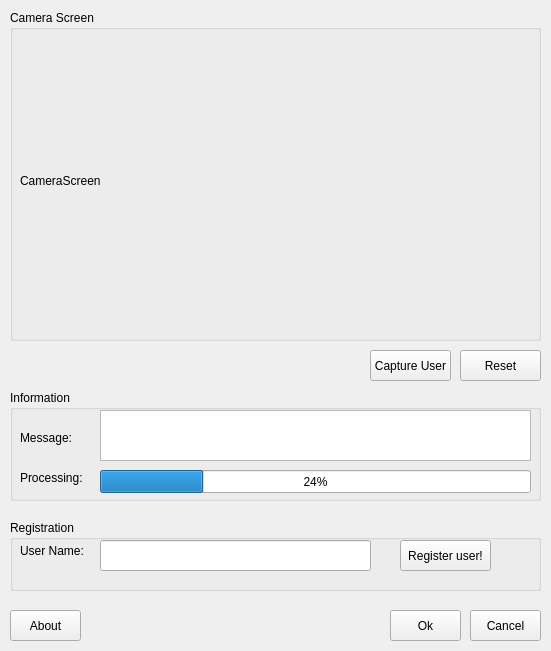
<?xml version="1.0" encoding="UTF-8"?>
<ui version="4.0">
  <class>RegisterFaceWindow</class>
  <widget class="QWidget" name="RegisterFaceWindow">
    <property name="windowModality">
      <enum>Qt::ApplicationModal</enum>
    </property>
    <property name="geometry">
      <rect>
        <x>0</x>
        <y>0</y>
        <width>551</width>
        <height>651</height>
      </rect>
    </property>
    <property name="windowTitle">
      <string>RegisterFaceWindow</string>
    </property>
    <widget class="QGroupBox" name="groupBox_2">
      <property name="geometry">
        <rect>
          <x>10</x>
          <y>520</y>
          <width>531</width>
          <height>71</height>
        </rect>
      </property>
      <property name="title">
        <string>Registration</string>
      </property>
      <widget class="QLineEdit" name="edt_user_name">
        <property name="geometry">
          <rect>
            <x>90</x>
            <y>20</y>
            <width>271</width>
            <height>31</height>
          </rect>
        </property>
      </widget>
      <widget class="QPushButton" name="btn_register_face_of_user">
        <property name="geometry">
          <rect>
            <x>390</x>
            <y>20</y>
            <width>91</width>
            <height>31</height>
          </rect>
        </property>
        <property name="text">
          <string>Register user!</string>
        </property>
      </widget>
      <widget class="QLabel" name="label">
        <property name="geometry">
          <rect>
            <x>10</x>
            <y>20</y>
            <width>71</width>
            <height>21</height>
          </rect>
        </property>
        <property name="text">
          <string>User Name:</string>
        </property>
      </widget>
    </widget>
    <widget class="QGroupBox" name="groupBox">
      <property name="geometry">
        <rect>
          <x>10</x>
          <y>10</y>
          <width>531</width>
          <height>331</height>
        </rect>
      </property>
      <property name="title">
        <string>Camera Screen</string>
      </property>
      <widget class="QLabel" name="camera_screen_register">
        <property name="geometry">
          <rect>
            <x>10</x>
            <y>20</y>
            <width>511</width>
            <height>301</height>
          </rect>
        </property>
        <property name="text">
          <string>CameraScreen</string>
        </property>
      </widget>
    </widget>
    <widget class="QGroupBox" name="groupBox_3">
      <property name="geometry">
        <rect>
          <x>10</x>
          <y>390</y>
          <width>531</width>
          <height>111</height>
        </rect>
      </property>
      <property name="title">
        <string>Information</string>
      </property>
      <widget class="QTextEdit" name="edt_message">
        <property name="geometry">
          <rect>
            <x>90</x>
            <y>20</y>
            <width>431</width>
            <height>51</height>
          </rect>
        </property>
      </widget>
      <widget class="QLabel" name="label_2">
        <property name="geometry">
          <rect>
            <x>10</x>
            <y>80</y>
            <width>71</width>
            <height>16</height>
          </rect>
        </property>
        <property name="text">
          <string>Processing: </string>
        </property>
      </widget>
      <widget class="QLabel" name="label_3">
        <property name="geometry">
          <rect>
            <x>10</x>
            <y>40</y>
            <width>71</width>
            <height>16</height>
          </rect>
        </property>
        <property name="text">
          <string>Message: </string>
        </property>
      </widget>
      <widget class="QProgressBar" name="pb_process">
        <property name="geometry">
          <rect>
            <x>90</x>
            <y>80</y>
            <width>431</width>
            <height>23</height>
          </rect>
        </property>
        <property name="value">
          <number>24</number>
        </property>
      </widget>
    </widget>
    <widget class="QPushButton" name="btn_open_register_face_window_2">
      <property name="geometry">
        <rect>
          <x>470</x>
          <y>610</y>
          <width>71</width>
          <height>31</height>
        </rect>
      </property>
      <property name="text">
        <string>Cancel</string>
      </property>
    </widget>
    <widget class="QPushButton" name="btn_open_register_face_window_5">
      <property name="geometry">
        <rect>
          <x>390</x>
          <y>610</y>
          <width>71</width>
          <height>31</height>
        </rect>
      </property>
      <property name="text">
        <string>Ok</string>
      </property>
    </widget>
    <widget class="QPushButton" name="btn_capture_image">
      <property name="geometry">
        <rect>
          <x>370</x>
          <y>350</y>
          <width>81</width>
          <height>31</height>
        </rect>
      </property>
      <property name="text">
        <string>Capture User</string>
      </property>
    </widget>
    <widget class="QPushButton" name="btn_reset_camera">
      <property name="geometry">
        <rect>
          <x>460</x>
          <y>350</y>
          <width>81</width>
          <height>31</height>
        </rect>
      </property>
      <property name="text">
        <string>Reset</string>
      </property>
    </widget>
    <widget class="QPushButton" name="btn_open_register_face_window_6">
      <property name="geometry">
        <rect>
          <x>10</x>
          <y>610</y>
          <width>71</width>
          <height>31</height>
        </rect>
      </property>
      <property name="text">
        <string>About</string>
      </property>
    </widget>
  </widget>
  <layoutdefault spacing="6" margin="11"/>
  <resources/>
  <connections/>
</ui>
